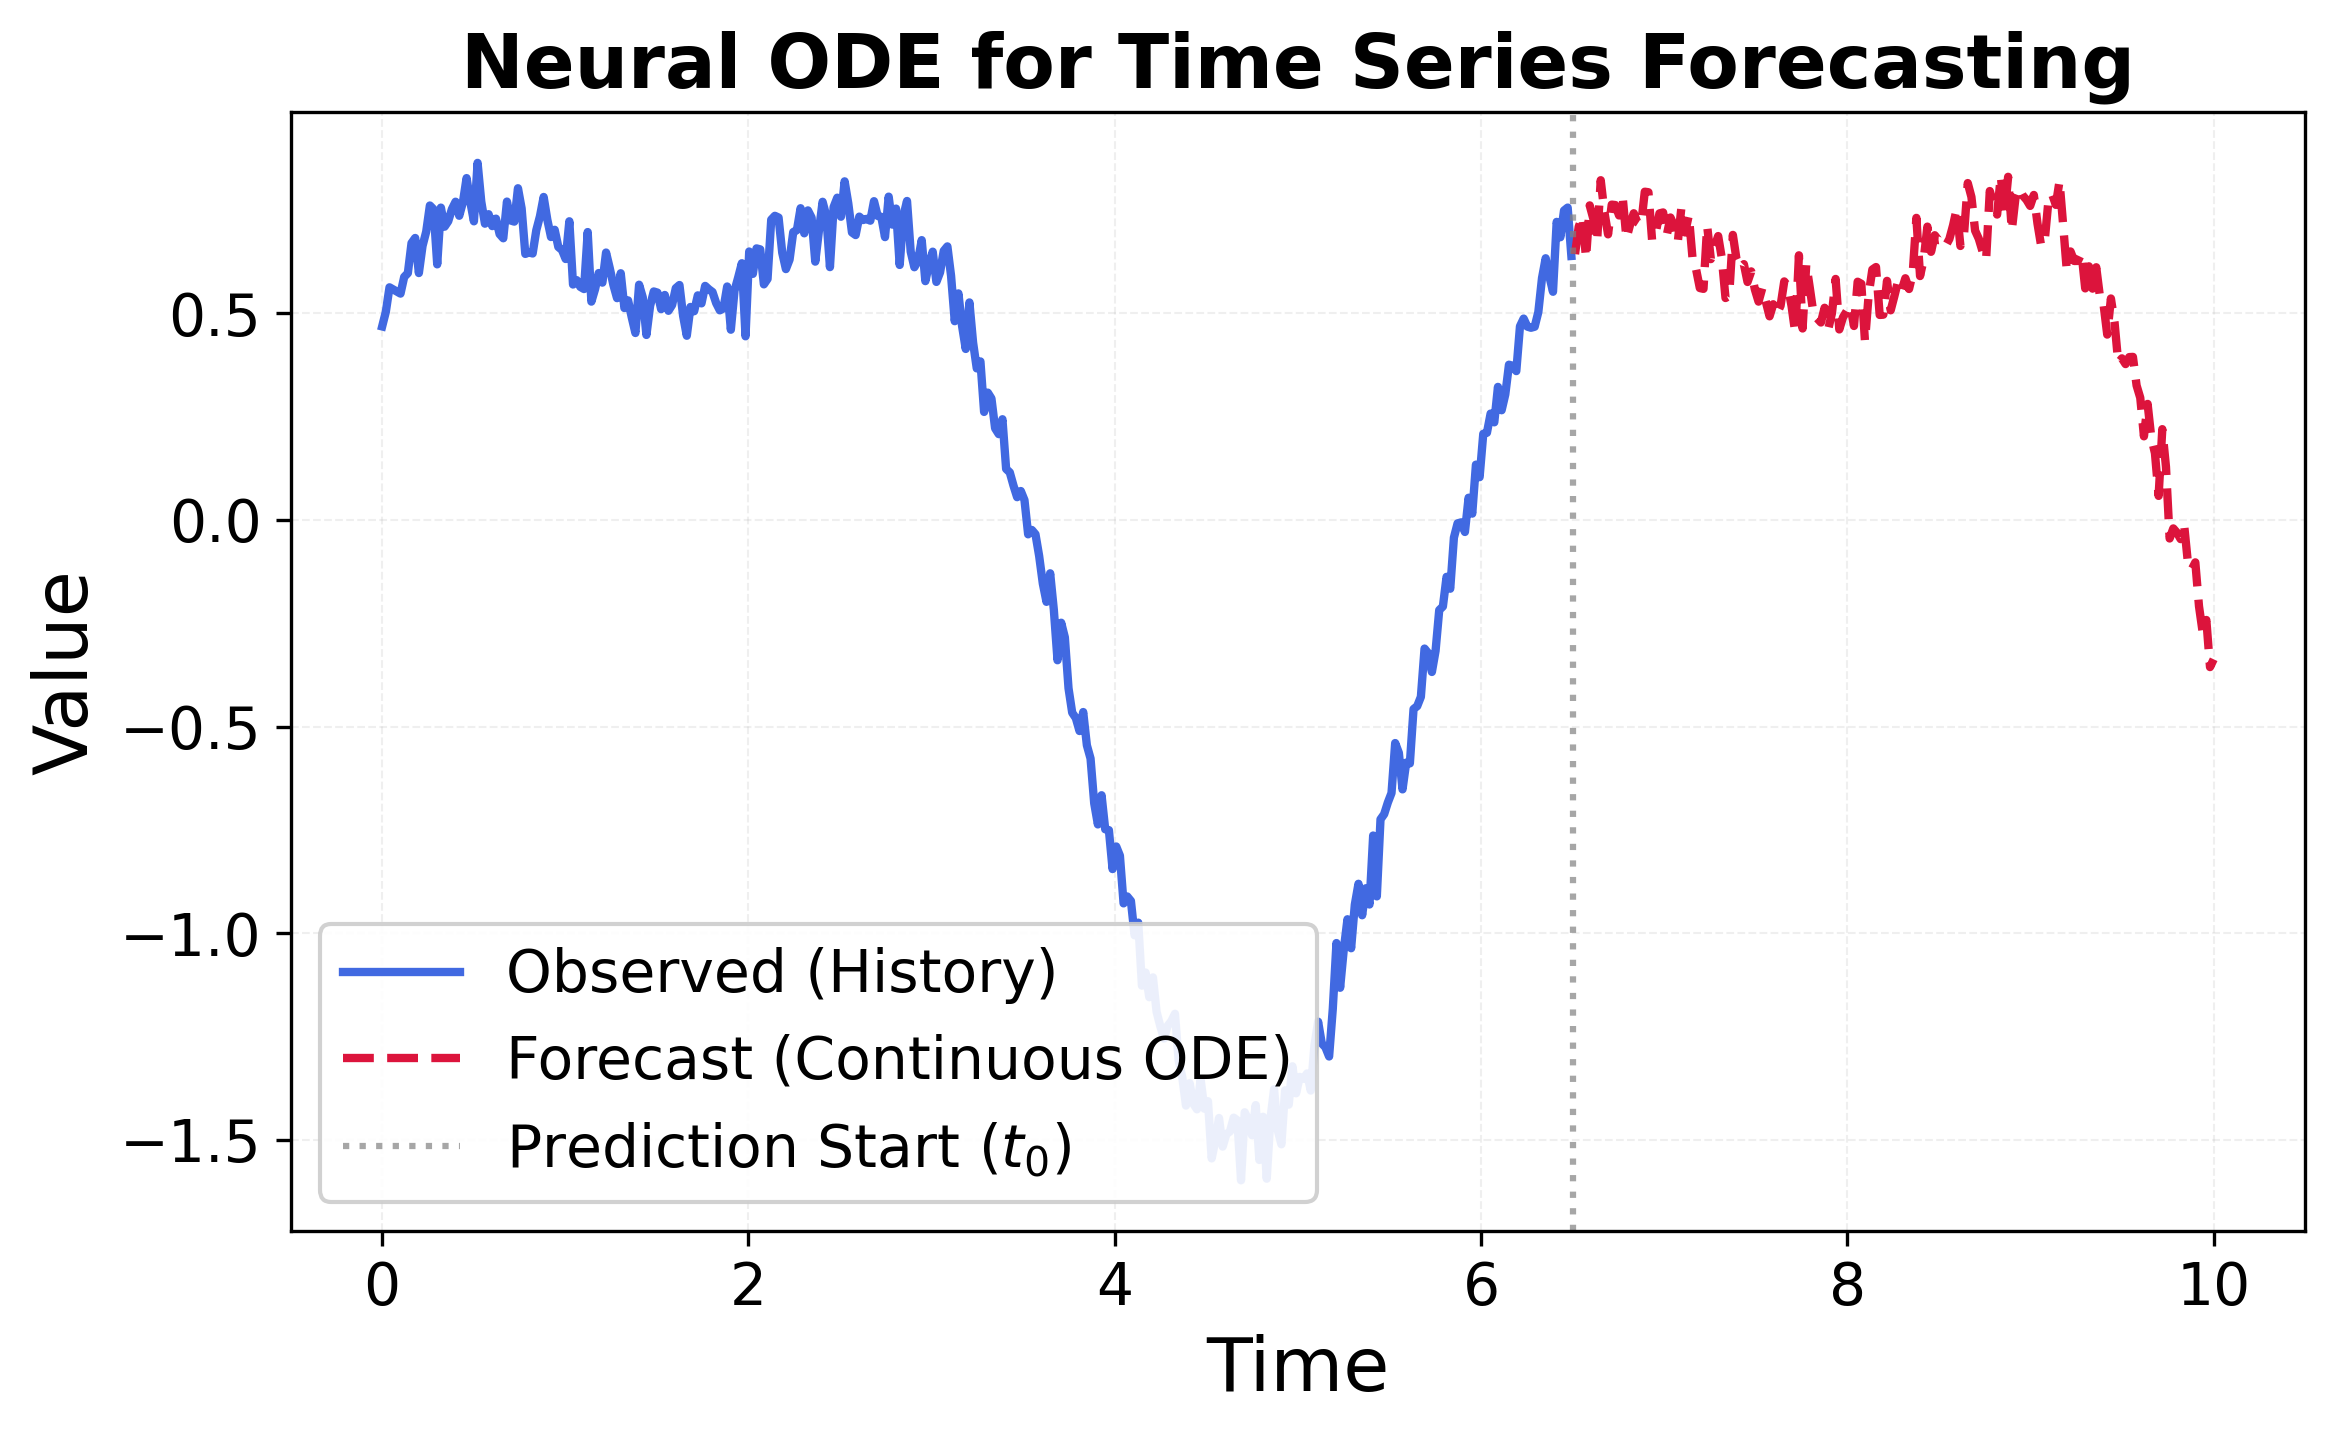

Python code for this plot:
import numpy as np
import matplotlib.pyplot as plt

# Style consistency with project reference files
plt.rcParams.update({
    'figure.dpi': 150,
    'savefig.dpi': 300,
    'axes.facecolor': 'white',
    'figure.facecolor': 'white',
    'font.size': 14
})

def main():
    # 1. Generate synthetic data
    t = np.linspace(0, 10, 500)
    t0 = 6.5
    
    # A complex wave for demonstration (Sine + Cosine + minor noise)
    y = np.sin(t) + 0.5 * np.cos(2 * t) + 0.05 * np.random.randn(len(t))
    
    # Split data at t0
    mask_obs = t <= t0
    mask_pred = t >= t0
    
    # 2. Plotting
    fig, ax = plt.subplots(figsize=(8, 5))
    
    # Observed data: Blue solid line
    ax.plot(t[mask_obs], y[mask_obs], color='royalblue', linewidth=2, label='Observed (History)')
    
    # Forecasted data: Red dashed line
    ax.plot(t[mask_pred], y[mask_pred], color='crimson', linewidth=2, linestyle='--', label='Forecast (Continuous ODE)')
    
    # Vertical line indicating t0 (Reference point)
    ax.axvline(x=t0, color='gray', linestyle=':', alpha=0.7, label='Prediction Start ($t_0$)')
    
    # Labels and Title
    ax.set_xlabel('Time', fontsize=18)
    ax.set_ylabel('Value', fontsize=18)
    ax.set_title('Neural ODE for Time Series Forecasting', fontsize=18, fontweight='bold')
    
    # Legend and Grid
    ax.legend(loc='lower left', fontsize=14, frameon=True, framealpha=0.9)
    ax.grid(True, alpha=0.2, linestyle='--', linewidth=0.5)
    
    # Clean up formatting
    plt.tight_layout()
    
    save_name = 'time_series_forecasting.png'
    plt.savefig(save_name, bbox_inches='tight')
    print(f"Successfully saved forecasting plot to {save_name}")
    plt.show()

if __name__ == "__main__":
    main()
